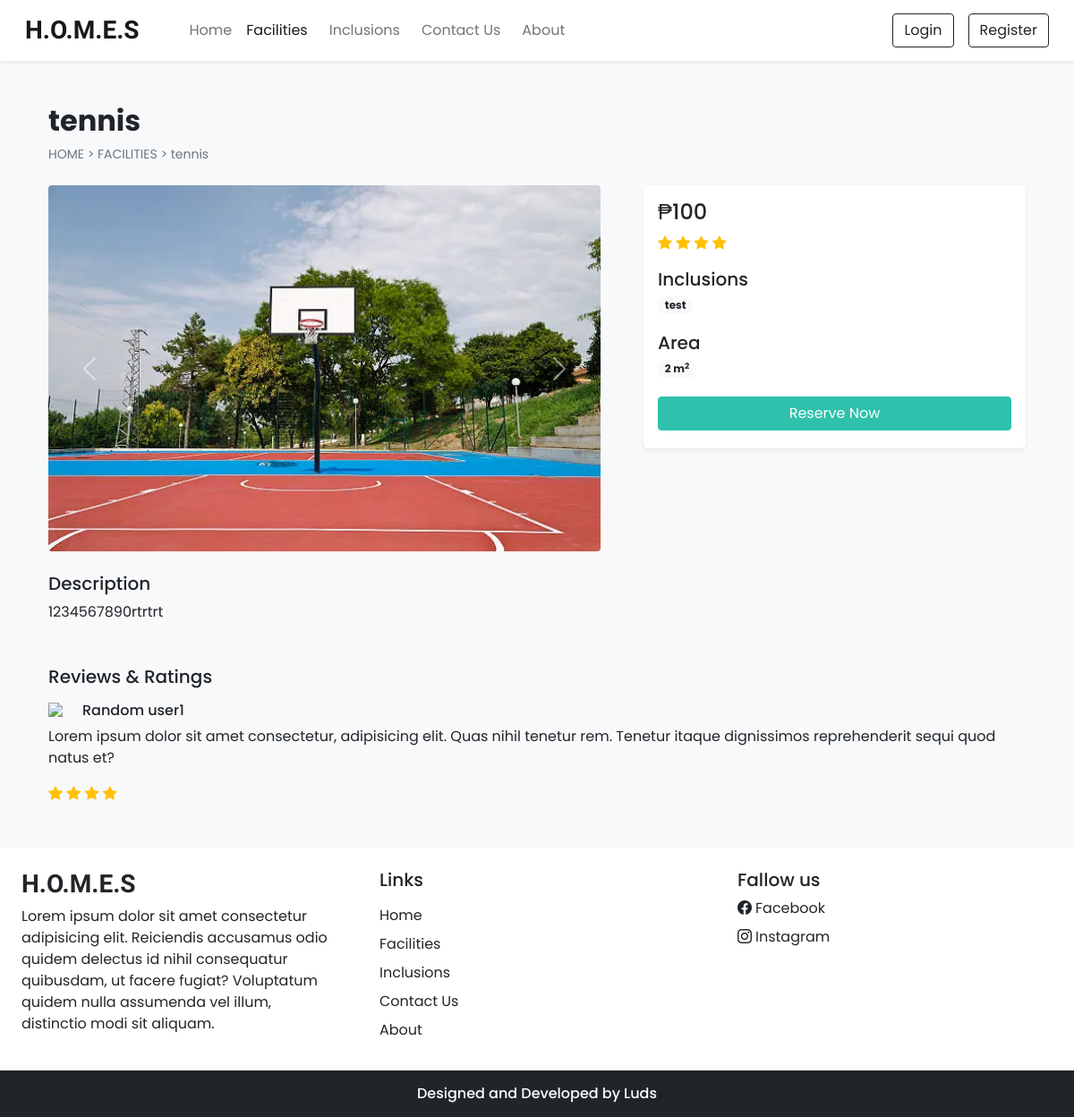
The app's page /facilities_detail.php?id=15 with its own data.
### tables this page shows
CREATE TABLE `settings` (
  `sr_no` int(11) NOT NULL,
  `site_title` varchar(50) NOT NULL,
  `site_about` varchar(250) NOT NULL,
  `shutdown` tinyint(1) NOT NULL
);

CREATE TABLE `facilities` (
  `id` int(11) NOT NULL,
  `name` varchar(150) NOT NULL,
  `area` int(11) NOT NULL,
  `price` int(11) NOT NULL,
  `quantity` int(11) NOT NULL,
  `description` varchar(350) NOT NULL,
  `status` tinyint(4) NOT NULL DEFAULT 1,
  `removed` int(11) NOT NULL DEFAULT 0
);

CREATE TABLE `facility_images` (
  `sr_no` int(11) NOT NULL,
  `facility_id` int(11) NOT NULL,
  `image` varchar(150) NOT NULL,
  `thumb` tinyint(4) NOT NULL DEFAULT 0
);

### admin/inc/db_config.php (called while the page is built, shortened)
<?php
    function select($sql, $values, $datatypes)
    {
        $con = $GLOBALS['con'];
        if($stmt = mysqli_prepare($con, $sql))
        {
            mysqli_stmt_bind_param($stmt, $datatypes,...$values);
            if(mysqli_stmt_execute($stmt)){
                $res = mysqli_stmt_get_result($stmt);
                return $res;
            }
            else{
                mysqli_stmt_close($stmt);
                die("Query cannot be executed - Select");
            }
        }
        else{
            die("Query cannot be prepared - Select");
        }
    }
?>

### facilities_detail.php (the view, shortened to what this page needs)
<!DOCTYPE html>
<html lang="en">
<head>
  <?php require('inc/links.php'); ?>
</head>
<body class="bg-light">
  <?php require('inc/header.php');
  $data = filteration($_GET);
  $facility_result = select("SELECT * FROM `facilities` WHERE `id`=? AND `status`=? AND `removed`=?", [$data['id'],1,0], 'iii');
  $facility_data = mysqli_fetch_assoc($facility_result);
  ?>
<div class="container">
  <div class="row">
    <div class="col-12 my-5 px-4 mb-4">
      <h2 class="fw-bold"><?= $facility_data['name'] ?></h2>
      <div style="font-size:14px;">
        <a href="index.php" class="text-secondary text-decoration-none">HOME</a>
        <span class="text-secondary"> > </span>
        <a href="facilities.php" class="text-secondary text-decoration-none">FACILITIES</a>
        <span class="text-secondary"> > </span>
        <a href="#" class="text-secondary text-decoration-none"><?= $facility_data['name'] ?></a>
      </div>
    </div>
    <div class="col-lg-7 col-md-17 px-4">
      <div id="facility_Carousel" class="carousel slide" data-bs-ride="carousel">
        <div class="carousel-inner">
          <?php
            $facility_img = FACILITIES_IMG_PATH.'thumbnail.jpg';
            $img_q = mysqli_query($con, "SELECT * FROM `facility_images`
            WHERE `facility_id` = '$facility_data[id]'");
            if(mysqli_num_rows($img_q) > 0)
            {
              $active_class = 'active';
              while($img_res = mysqli_fetch_assoc($img_q)){
                echo "
                  <div class='carousel-item $active_class'>
                    <img src='".FACILITIES_IMG_PATH.$img_res['image']."' class='d-block w-100 rounded'>
                  </div>
                ";
                $active_class = '';
              }
            }
            else{
              echo "<div class='carousel-item active'>
                <img src='$facility_img' class='d-block w-100' alt='thumbnail'>
              </div>";
            }
          ?>
        </div>
        <button class="carousel-control-prev" type="button" data-bs-target="#facility_Carousel" data-bs-slide="prev">
          <span class="carousel-control-prev-icon" aria-hidden="true"></span>
        </button>
        <button class="carousel-control-next" type="button" data-bs-target="#facility_Carousel" data-bs-slide="next">
          <span class="carousel-control-next-icon" aria-hidden="true"></span>
        </button>
      </div>
    </div>
    <div class="col-lg-5 col-md-12 px-4">
      <div class="card mb-4 border-0 shadow-sm rounded-3">
        <div class="card-body">
          <?php
            echo <<< price
              <h4>₱$facility_data[price]</h4>
            price;
            echo <<< rating
              <div class="mb-3">
                <i class="bi bi-star-fill text-warning"></i>
                <i class="bi bi-star-fill text-warning"></i>
                <i class="bi bi-star-fill text-warning"></i>
                <i class="bi bi-star-fill text-warning"></i>
              </div>
            rating;
            $fac_q = mysqli_query($con, "SELECT facility.name FROM `facilities` facility
            INNER JOIN `facilities_inclusions` r_facility ON facility.id = r_facility.inclusions_id
            WHERE r_facility.facility_id = $facility_data[id]");
            $facilities_data = "";
            while($fac_res = mysqli_fetch_assoc($fac_q)){
              $facilities_data .= "<span class='badge rounded-pill bg-light text-dark text-wrap me-1 mb-1'>
                $fac_res[name]
              </span>";
            }
            echo <<< facilities
              <div class="mb-3">
                <h5 class="mb-1">Inclusions</h5>
                $facilities_data
              </div>
            facilities;
            echo <<< area
              <div class="mb-3">
                <h5 class="mb-1">Area</h5>
                <span class="badge rounded-pill bg-light text-dark text-wrap mb-1 me-1">
                  $facility_data[area] m<sup>2</sup>
                </span>
              </div>
            area;
            if(!$general_r['shutdown']){
              $login = 0;
              echo <<< book
                <a onclick='checkLoginToReserve($login, $facility_data[id])' class='btn w-100 text-white custom-bg shadow-none mb-1'>Reserve Now</a>
              book;
            }
          ?>
        </div>
      </div>
    </div>
    <div class="col-12 mt-4 px-4 ">
      <div class="mb-5">
        <h5>Description</h5>
        <p>
          <?= $facility_data['description']; ?>
        </p>
      </div>
      <div>
        <h5 class="mb-3">Reviews & Ratings</h5>
        <div>
          <div class="d-flex align-items-center mb-2">
            <img src="images/facilities/IMG_41622.svg" width="30px">
            <h6 class="m-0 ms-2">Random user1</h6>
          </div>
          <p>
            Lorem ipsum dolor sit amet consectetur, adipisicing elit.
            Quas nihil tenetur rem. Tenetur itaque dignissimos reprehenderit
            sequi quod natus et?
          </p>
          <div class="rating">
            <i class="bi bi-star-fill text-warning"></i>
            <i class="bi bi-star-fill text-warning"></i>
            <i class="bi bi-star-fill text-warning"></i>
            <i class="bi bi-star-fill text-warning"></i>
          </div>
        </div>
      </div>
    </div>
  </div>
</div>
  <?php require('inc/footer.php'); ?>
</body>
</html>

### inc/header.php (shortened to what this page needs)
<nav id="nav-bar" class="navbar navbar-expand-lg navbar-light bg-white px-lg-3 py-lg-2 shadow-sm sticky-top">
    <div class="container-fluid">
        <a class="navbar-brand me-5 fw-bold fs-3 h-font" href="index.php"><?= $general_r['site_title'] ?></a>
        <div class="collapse navbar-collapse" id="navbarSupportedContent">
            <ul class="navbar-nav me-auto mb-2 mb-lg-0">
                <li class="nav-item">
                    <a class="nav-link" href="index.php">Home</a>
                </li>
                <li class="nav-item">
                    <a class="nav-link me-2" href="facilities.php">Facilities</a>
                </li>
                <li class="nav-item">
                    <a class="nav-link me-2" href="inclusions.php">Inclusions</a>
                </li>
                <li class="nav-item">
                    <a class="nav-link me-2" href="contact.php">Contact Us</a>
                </li>
                <li class="nav-item">
                    <a class="nav-link" href="about.php">About</a>
                </li>
            </ul>
            <div class="d-flex">
                <?php
                    if(isset($_SESSION['login']) && $_SESSION['login'] == true)
                    {
                        $path = USERS_IMG_PATH;
                        echo <<< data
                            <div class="btn-group">
                                <button type="button" class="btn btn-outline-dark shadow-none dropdown-toggle" data-bs-toggle="dropdown" data-bs-display="static" aria-expanded="false">
                                    <img src="$path$_SESSION[uPic]" style="width: 25px; height: 25px;" class="me-1">
                                    $_SESSION[uName]
                                </button>
                                <ul class="dropdown-menu dropdown-menu-lg-end">
                                    <li><a class="dropdown-item" href="profile.php">Profile</a></li>
                                    <li><a class="dropdown-item" href="booking.php">Booking</a></li>
                                    <li><a class="dropdown-item" href="logout.php">Logout</a></li>
                                </ul>
                            </div>
                        data;
                    }
                    else{
                        echo <<< data
                            <button type="button" class="btn btn-outline-dark shadow-none me-lg-3 me-2" data-bs-toggle="modal" data-bs-target="#loginModal">
                                Login
                            </button>
                            <button type="button" class="btn btn-outline-dark shadow-none" data-bs-toggle="modal" data-bs-target="#registerModal">
                                Register
                            </button>
                        data;
                    }
                ?>
            </div>
        </div>
    </div>
</nav>

### inc/footer.php (shortened to what this page needs)
<div class="container-fluid bg-white mt-5">
    <div class="row">
        <div class="col-lg-4 p-4">
            <h3 class="h-font fw-bold fs-3 mb-2"><?= $general_r['site_title']?></h3>
            <p><?= $general_r['site_about'] ?></p>
        </div>
        <div class="col-lg-4 p-4">
            <h5 class="mb-3">Links</h5>
            <a href="index.php" class="d-inline-block mb-2 text-dark text-decoration-none">Home</a> <br>
            <a href="facilities.php" class="d-inline-block mb-2 text-dark text-decoration-none">Facilities</a> <br>
            <a href="inclusions.php" class="d-inline-block mb-2 text-dark text-decoration-none">Inclusions</a> <br>
            <a href="contact.php" class="d-inline-block mb-2 text-dark text-decoration-none">Contact Us</a> <br>
            <a href="about.php" class="d-inline-block mb-2 text-dark text-decoration-none">About</a>
        </div>
        <div class="col-lg-4 p-4">
            <h5 class="">Fallow us</h5>
            <a href="<?= $contact_r['fb'] ?>" target="_blank" class="d-inline-block mb-2 text-dark text-decoration-none mb-2">
                <i class="bi bi-facebook me-1"></i>Facebook
            </a>
            <br>
            <a href="<?= $contact_r['insta'] ?>" target="_blank" class="d-inline-block mb-2 text-dark text-decoration-none">
                <i class="bi bi-instagram me-1"></i>Instagram
            </a>
        </div>
    </div>
</div>
<h6 class="text-center bg-dark text-white p-3 m-0">Designed and Developed by Luds</h6>

### css/common.css (style rules this page uses)
:root { --teal: #2ec1ac; --teal_hover: #279e8c; }
* { font-family: "Poppins", sans-serif; }
.h-font { font-family: "Merienda", cursive; }
.custom-bg { background-color: var(--teal); border: 1px solid var(--teal); }

### records on screen
settings: site_title "H.O.M.E.S", site_about "Lorem ipsum dolor sit amet consectetur adipisicing elit. Reiciendis accusamus odio quidem delectus id nihil consequatur quibusdam, ut facere fugiat? Voluptatum quidem nulla assumenda vel illum, distinctio modi sit aliquam."
facilities: name "tennis", price "100", area "2", description "1234567890rtrtrt"
facility_images: image (picture)
facilities: name "test"
